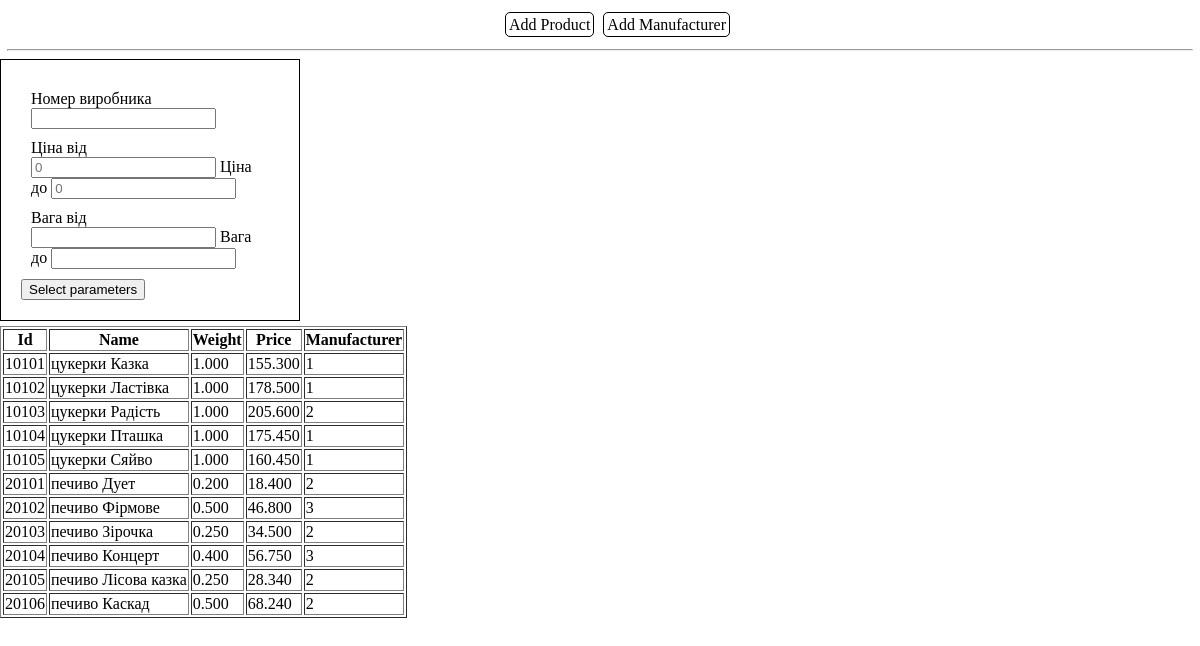
The page / on the database its author committed.
### tables this page shows
CREATE TABLE `tovar` (
  `idProduct` int NOT NULL,
  `nameProduct` text,
  `productWeight` decimal(4,3) DEFAULT NULL,
  `priceProduct` decimal(10,3) DEFAULT NULL,
  `idManufacturer` int DEFAULT NULL
);

### src/outputDate.php (the view, shortened to what this page needs)
<?php
$pdo = dataBaseConnection();
$sql = "SELECT * FROM tovar";
$result = $pdo->query($sql);
if ($result->rowCount() > 0) {
    echo "<table border='1'>
                <tr>
                    <th>Id</th>
                    <th>Name</th>
                    <th>Weight</th>
                    <th>Price</th>
                    <th>Manufacturer</th>
                </tr>";
    while ($row = $result->fetch(PDO::FETCH_ASSOC)) {
        echo "<tr>
                    <td>" . $row["idProduct"] . "</td>
                    <td>" . $row["nameProduct"] . "</td>
                    <td>" . $row["productWeight"] . "</td>
                    <td>" . $row["priceProduct"] . "</td>
                    <td>" . $row["idManufacturer"] . "</td>
                  </tr>";
    }
    echo "</table>";
} else {
    echo "0 результатів";
}

### index.php (shortened to what this page needs)
<!doctype html>
<html lang="ua">
<head>
    <link rel="stylesheet" href="../Практичні/src/css/styleIndex.css">
</head>
<body>
<nav>
    <ul>
        <li><a href="../Практичні/view/addProduct.php">Add Product</a>
        </li>
        <li><a href="../Практичні/view/addManufacturer.php">Add Manufacturer</a>
        </li>
    </ul>
    <hr>
</nav>
<form name="parameters" action="../Практичні/src/outputDate.php" method="get">
    <div class="selectionParameters">
        <div class="idDiv">
            Номер виробника <input type="number" name="idProduct">
        </div>
        <div class="priceDiv">
            Ціна від <input  type="number" name="priceFrom" min="0" placeholder="0">
            Ціна до <input type="number" name="priceTo" min="0" placeholder="0">
        </div>
        <div class="weigthDiv">
            Вага від <input type="number" name="weigthFrom" >
            Вага до <input type="number" name="weigthTo">
        </div>
        <input type="button" name="btnParm" value="Select parameters">
    </div>
</form>
<?php
require "../Практичні/src/outputDate.php";
?>
</body>
</html>

### src/css/styleIndex.css (style rules this page uses)
body { margin: 0; padding: 0; }
nav { text-align: center; margin: 7px; }
nav ul { list-style: none; margin-bottom: 15px; }
nav li { display: inline-block; margin-right: 5px; color: black; }
nav a { padding: 3px; color: black; text-decoration: none; border: black solid 1px; border-radius: 5px; }
.selectionParameters { width: 300px; padding: 20px; margin-bottom: 5px; box-sizing: border-box; border: black solid 1px; }
.idDiv, .priceDiv, .weigthDiv { margin: 10px; }

### rows shown on the page
tovar: idProduct "10101", nameProduct "цукерки Казка", productWeight "1.000", priceProduct "155.300", idManufacturer "1"
tovar: idProduct "10102", nameProduct "цукерки Ластівка", productWeight "1.000", priceProduct "178.500", idManufacturer "1"
tovar: idProduct "10103", nameProduct "цукерки Радість", productWeight "1.000", priceProduct "205.600", idManufacturer "2"
tovar: idProduct "10104", nameProduct "цукерки Пташка", productWeight "1.000", priceProduct "175.450", idManufacturer "1"
tovar: idProduct "10105", nameProduct "цукерки Сяйво", productWeight "1.000", priceProduct "160.450", idManufacturer "1"
tovar: idProduct "20101", nameProduct "печиво Дует", productWeight "0.200", priceProduct "18.400", idManufacturer "2"
tovar: idProduct "20102", nameProduct "печиво Фірмове", productWeight "0.500", priceProduct "46.800", idManufacturer "3"
tovar: idProduct "20103", nameProduct "печиво Зірочка", productWeight "0.250", priceProduct "34.500", idManufacturer "2"
tovar: idProduct "20104", nameProduct "печиво Концерт", productWeight "0.400", priceProduct "56.750", idManufacturer "3"
tovar: idProduct "20105", nameProduct "печиво Лісова казка", productWeight "0.250", priceProduct "28.340", idManufacturer "2"
tovar: idProduct "20106", nameProduct "печиво Каскад", productWeight "0.500", priceProduct "68.240", idManufacturer "2"
